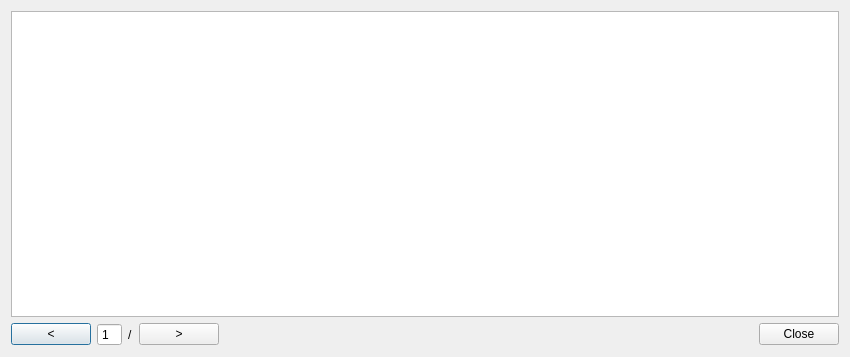
<?xml version="1.0" encoding="UTF-8"?>
<ui version="4.0">
 <class>Dialog</class>
 <widget class="QDialog" name="Dialog">
  <property name="geometry">
   <rect>
    <x>0</x>
    <y>0</y>
    <width>850</width>
    <height>357</height>
   </rect>
  </property>
  <property name="sizePolicy">
   <sizepolicy hsizetype="Fixed" vsizetype="Preferred">
    <horstretch>0</horstretch>
    <verstretch>0</verstretch>
   </sizepolicy>
  </property>
  <property name="windowTitle">
   <string>地物</string>
  </property>
  <layout class="QGridLayout" name="gridLayout">
   <item row="0" column="0" colspan="6">
    <widget class="QTableWidget" name="tableWidget">
     <property name="editTriggers">
      <set>QAbstractItemView::NoEditTriggers</set>
     </property>
     <property name="selectionMode">
      <enum>QAbstractItemView::SingleSelection</enum>
     </property>
     <property name="selectionBehavior">
      <enum>QAbstractItemView::SelectRows</enum>
     </property>
     <property name="sortingEnabled">
      <bool>true</bool>
     </property>
     <attribute name="horizontalHeaderVisible">
      <bool>true</bool>
     </attribute>
     <attribute name="verticalHeaderVisible">
      <bool>true</bool>
     </attribute>
    </widget>
   </item>
   <item row="2" column="0">
    <widget class="QPushButton" name="prevButton">
     <property name="text">
      <string>&lt;</string>
     </property>
    </widget>
   </item>
   <item row="2" column="5">
    <widget class="QDialogButtonBox" name="buttonBox">
     <property name="enabled">
      <bool>true</bool>
     </property>
     <property name="orientation">
      <enum>Qt::Horizontal</enum>
     </property>
     <property name="standardButtons">
      <set>QDialogButtonBox::Close</set>
     </property>
    </widget>
   </item>
   <item row="2" column="3">
    <widget class="QPushButton" name="nextButton">
     <property name="sizePolicy">
      <sizepolicy hsizetype="Minimum" vsizetype="Fixed">
       <horstretch>0</horstretch>
       <verstretch>0</verstretch>
      </sizepolicy>
     </property>
     <property name="text">
      <string>&gt;</string>
     </property>
    </widget>
   </item>
   <item row="2" column="1">
    <widget class="QSpinBox" name="pageBox">
     <property name="buttonSymbols">
      <enum>QAbstractSpinBox::NoButtons</enum>
     </property>
     <property name="minimum">
      <number>1</number>
     </property>
     <property name="value">
      <number>1</number>
     </property>
    </widget>
   </item>
   <item row="2" column="2">
    <widget class="QLabel" name="pageLabel">
     <property name="text">
      <string>/</string>
     </property>
    </widget>
   </item>
  </layout>
 </widget>
 <resources/>
 <connections>
  <connection>
   <sender>buttonBox</sender>
   <signal>rejected()</signal>
   <receiver>Dialog</receiver>
   <slot>reject()</slot>
   <hints>
    <hint type="sourcelabel">
     <x>316</x>
     <y>260</y>
    </hint>
    <hint type="destinationlabel">
     <x>286</x>
     <y>274</y>
    </hint>
   </hints>
  </connection>
 </connections>
</ui>
